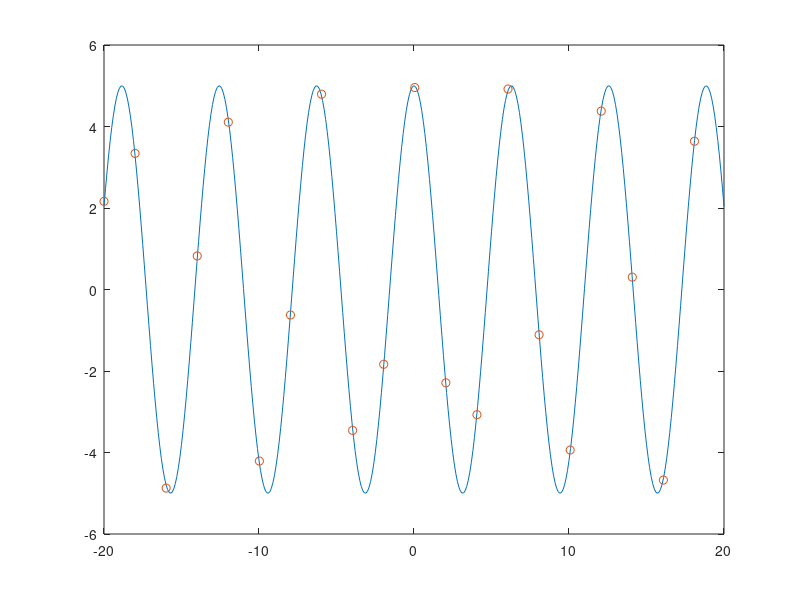
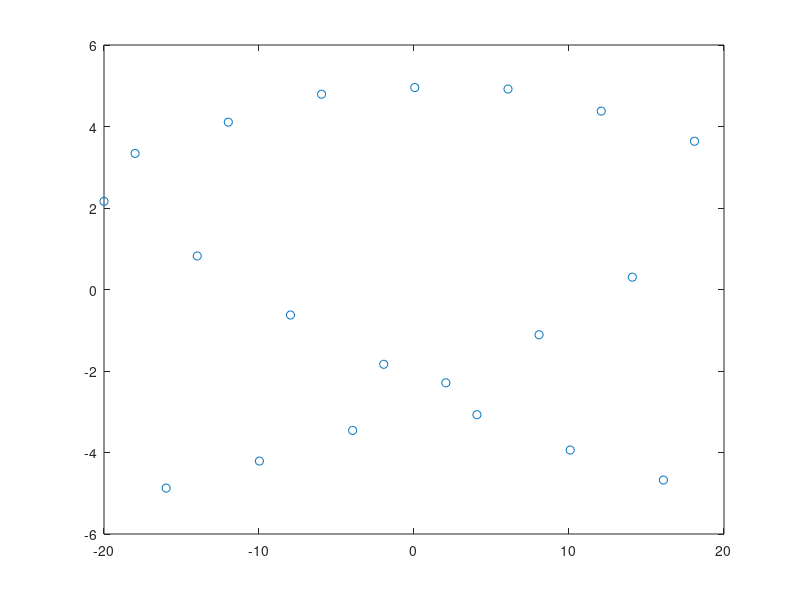
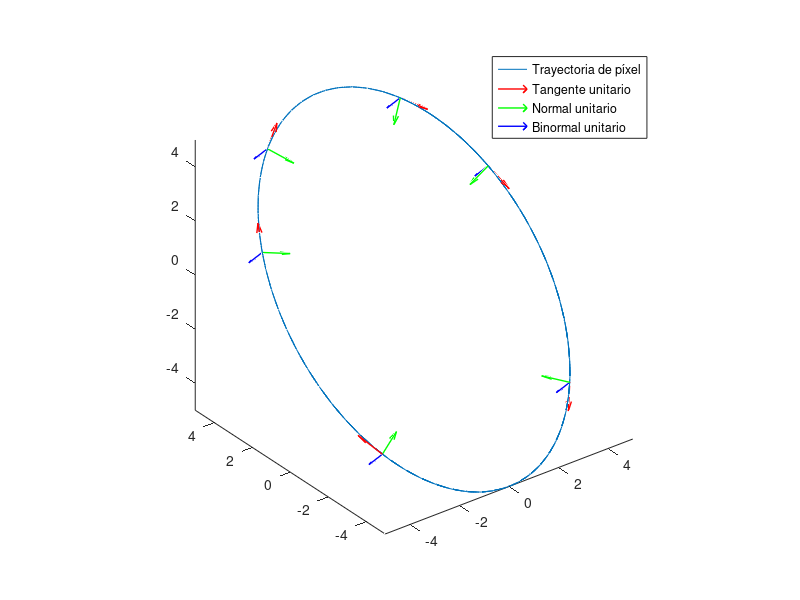

Source code (MATLAB) for these figures, in order:
clear;
close all;

step=0.1;

t = (-20:step:20)';

x = 5*sin(t);

y = 5*cos(t);

z = 5*cos(t);

samplescount = 20;

[p,q] = rat(samplescount/ numel(t));
rs = resample(z,p,q);

trs = (t(1):(step*(q/p)):t(end))';

figure, plot(t,z,'-',trs,rs,'o');
figure, plot(trs, rs,'o');

%{
dR = [gradient(x(:)),gradient(y(:)),gradient(z(:))];
dt = gradient(t);
dRdt = dR./dt;
T = dRdt./sqrt(sum(dRdt.^2,2));%Vector tangente unitario

dT = [gradient(T(:,1)),gradient(T(:,2)),gradient(T(:,3))];
dTdt = dT./dt;

N = dTdt./sqrt(sum(dTdt.^2,2)); %Vector normal unitario

B = cross(T,N); %Vector binormal unitario
%}
dR = [x(2:end)-x(1:end-1),y(2:end)-y(1:end-1),z(2:end)-z(1:end-1)];
ds = sqrt(sum(dR.^2,2));
s = [0;cumsum(ds)];

dRds = [gradient(x,s),gradient(y,s),gradient(z,s)];

T = dRds./sqrt(sum(dRds.^2,2)); % Unit tangent vector.

dTds = [gradient(T(:,1),s),gradient(T(:,2),s),gradient(T(:,3),s)];

N = dTds ./ sqrt(sum((dTds).^2,2)); % Unit normal vector.

B = cross(T,N); % Unit bi-normal vector.

points = 1:80:401;

figure, plot3(x,y,z,'DisplayName',"Trayectoria de píxel");
hold on;
quiver3(x(points),y(points),z(points),...
    T(points,1),T(points,2),T(points,3),...
    'LineWidth',1,'Color','r','AutoScale','off','DisplayName',"Tangente unitario");
quiver3(x(points),y(points),z(points),...
    N(points,1),N(points,2),N(points,3),...
    'LineWidth',1,'Color','g','AutoScale','off','DisplayName',"Normal unitario");
quiver3(x(points),y(points),z(points),...
    B(points,1),B(points,2),B(points,3),...
    'LineWidth',1,'Color','b','AutoScale','off','DisplayName',"Binormal unitario");

legend
axis equal;
hold off;
%{
plot(t,x);
dx = gradient(x);
dt = gradient(t);
dx = dx./sqrt((dx.^2)+(dt.^2));
dt = dt./sqrt((dx.^2)+(dt.^2));
points = 1:20:400;
hold on;
quiver(t(points),x(points),dt(points),dx(points),'g','AutoScale','off');
axis equal
%}
%{
P1(:, 1) = t';

P1(:, 2) = sin(t);

P2(:, 1) = t';

P2(:, 2) = 10 * cos(t);

P3(:, 1) = t';

P3(:, 2) = cos(t);

[k1,~] = convhull(P1);
[k2,~] = convhull(P2);
[k3,~] = convhull(P3);


plot3(P1(:,2),P2(:,2),P3(:, 2),'*')
hold on
plot3(P1(k1,2),P2(k2,2),P3(k3,2))

a_f = sym('a_f');
b_f = sym('b_f');
c_f = sym('c_f');
d_f = sym('d_f');

syms f(t)

f(t) = a_f * (t^3) + b_f * (t^2) + c_f * (t) + d_f;

a_g = sym('a_g');
b_g = sym('b_g');
c_g = sym('c_g');
d_g = sym('d_g');

syms g(t)

g(t) = a_g * (t^3) + b_g * (t^2) + c_g * (t) + d_g;

a_h = sym('a_h');
b_h = sym('b_h');
c_h = sym('c_h');
d_h = sym('d_h');

syms h(t)

h(t) = a_h * (t^3) + b_h * (t^2) + c_h * (t) + d_h;

syms F(x, y)

F(x, y) = (((f(x) - f(y))^2) + ((g(x) - g(y))^2) + ((h(x) - h(y))^2))^(1/2);

F_x = diff(F, x);

F_y = diff(F, y);

S_x = solve(F_x == 0,'ReturnConditions',true);

S_y = solve(F_y == 0,'ReturnConditions',true);
%}